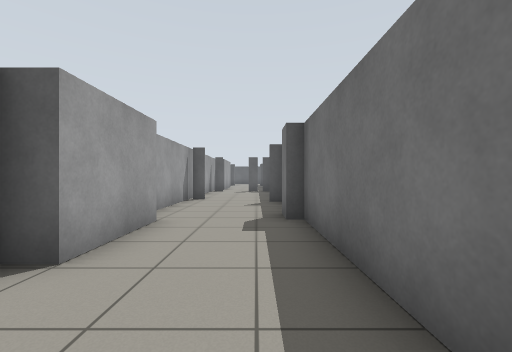
View 1 (above)

24 first-person views from a walk through a robot-simulator world made for Gazebo. The camera is 0.9 m above the floor, looks level and sees 90° across. The floor is counted in squares, 1 m on a side. Each view is taken from the middle of a square. On the plan, view 1 faces up. The plan holds only what a view shows up to about 10 squares ahead; the rest is blank. The place goes on beyond the plan.

View 2
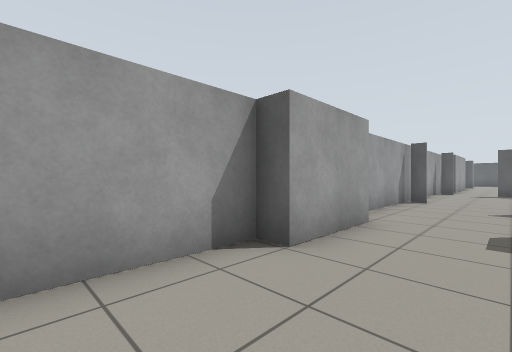

View 3
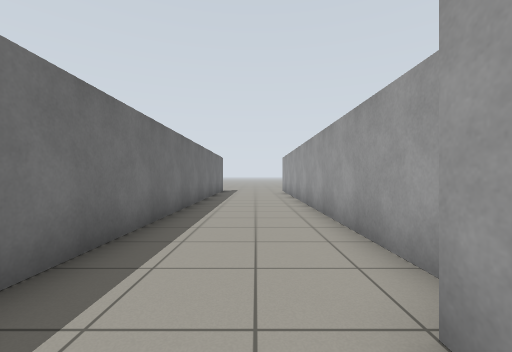

View 4
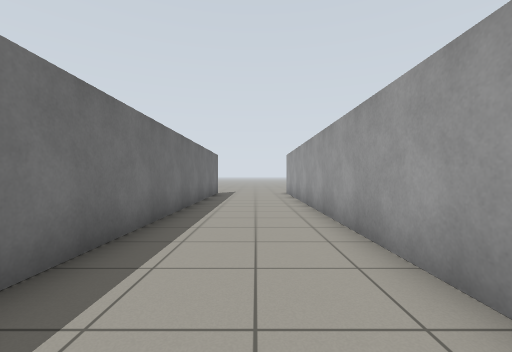

View 5
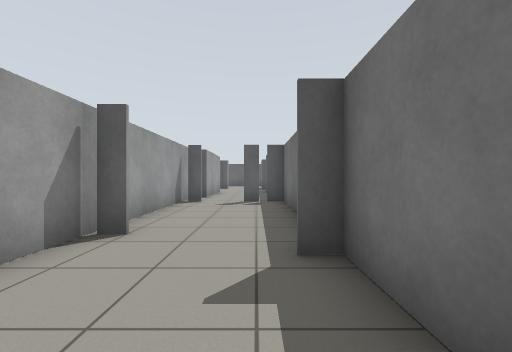

View 6
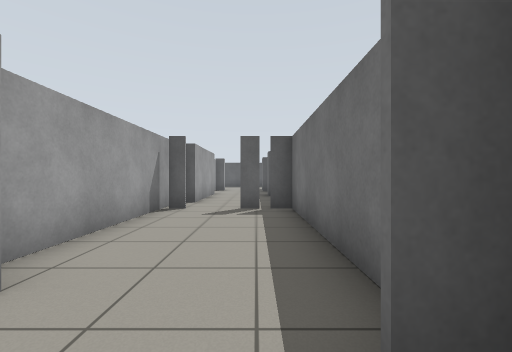

View 7
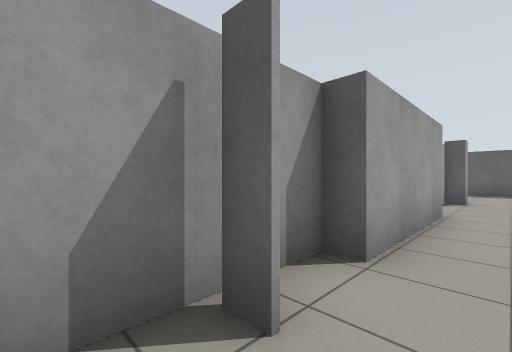

View 8
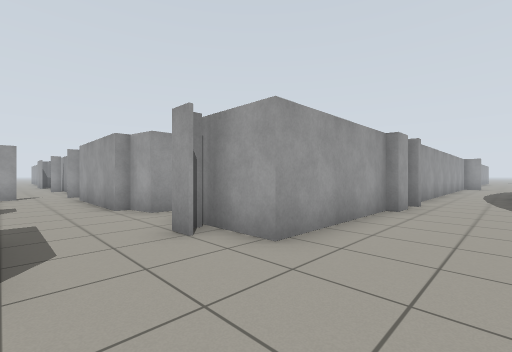

View 9
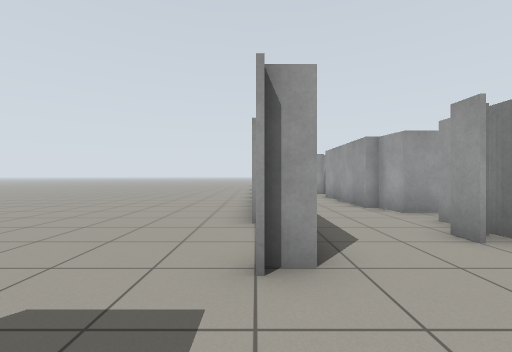

View 10
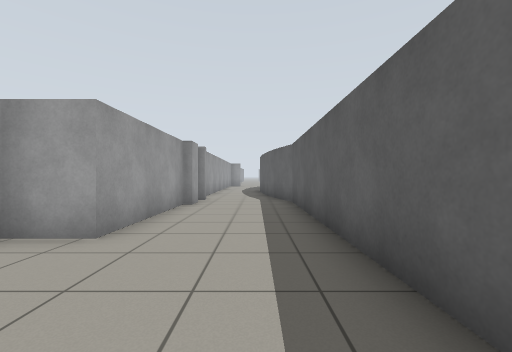

View 11
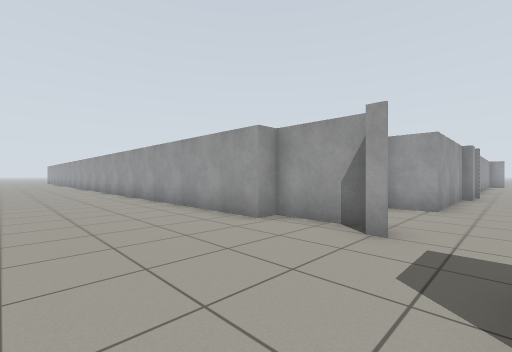

View 12
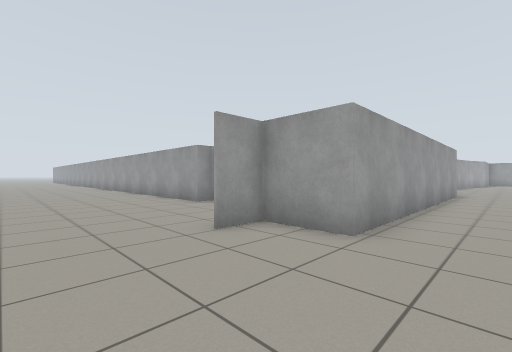

View 13
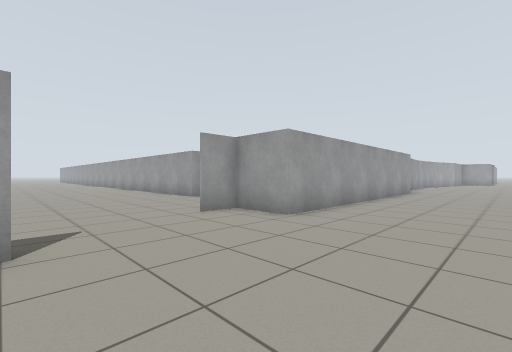

View 14
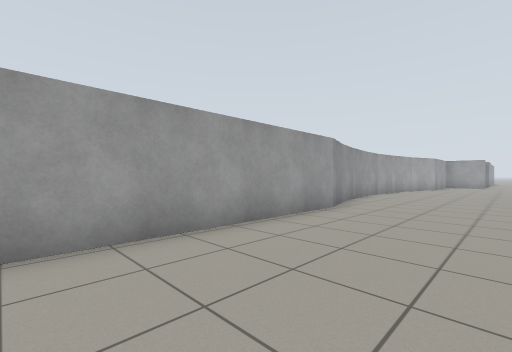

View 15
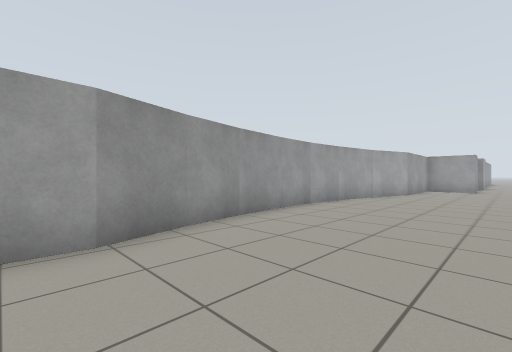

View 16
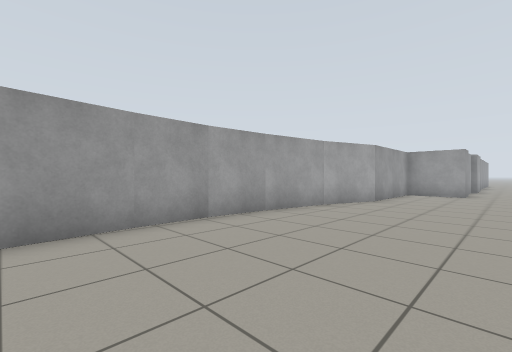

View 17
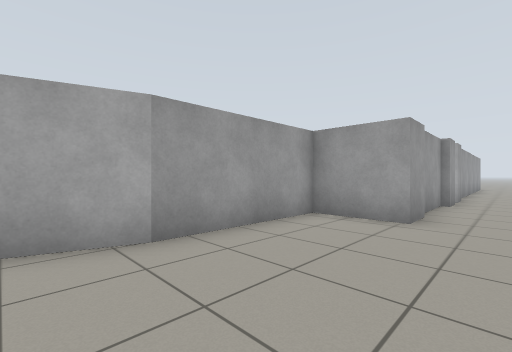

View 18
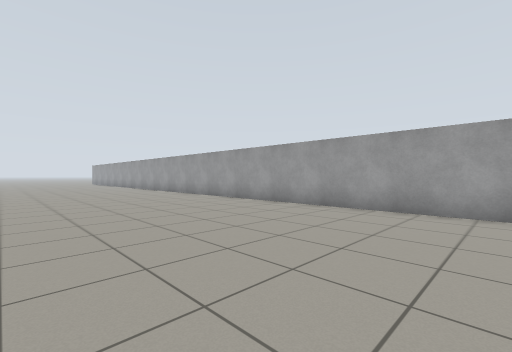

View 19
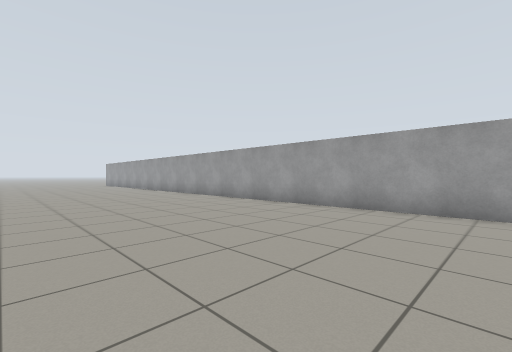

View 20
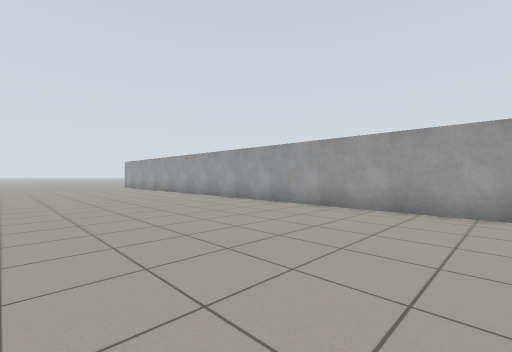

View 21
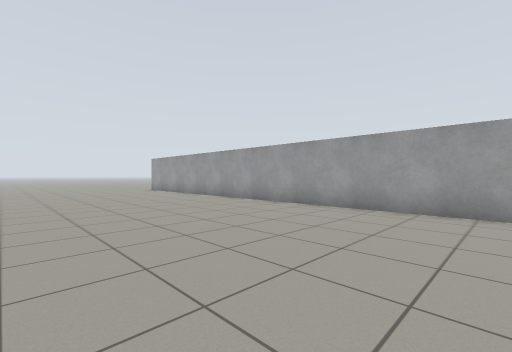

View 22
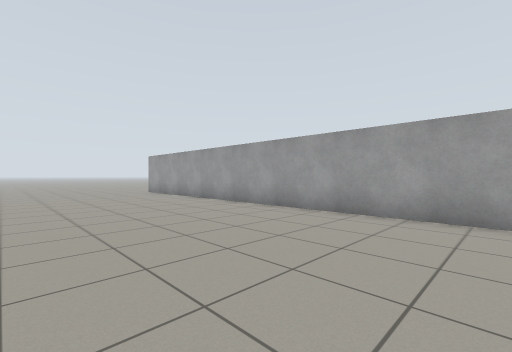

View 23
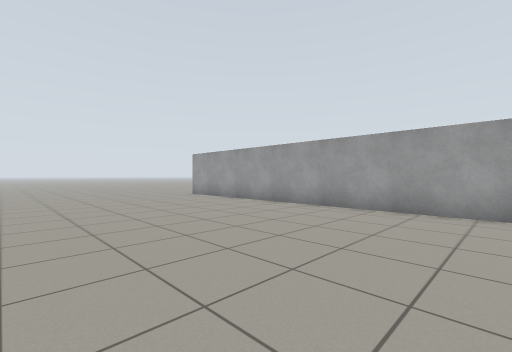

View 24
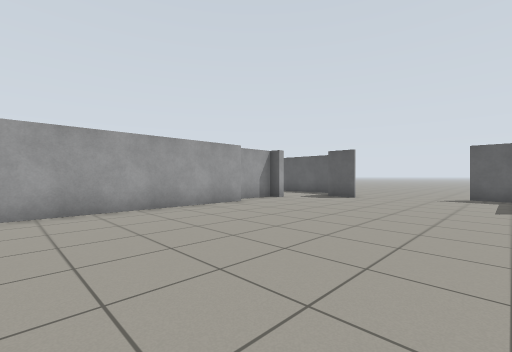

### Floor plan
Points are (right, up) in squares from view 1. A wall is a line through its corners. A room is listed if a view was taken in it or the views show most of it. See-through windows are left out.
Room 1 (views 1, 2, 3, 4, 5, 6, 7)
walls: (-2, 5.2) (-2, 2.6) (-2.6, 2.6) (-2.6, -8); (1, 7) (1, 15.1) (0.4, 15.1); (-1.9, 9.9) (-2.5, 9.9); (1, -8) (1, 5.3); (-1.9, 15.1) (-2.5, 15.1); (0.1, 15.1) (-0.5, 15.1); (-2.6, 15.5) (-2.6, 6.6)
ways out: opening at (-1, 15) to room 2
Room 2 (views 8, 9, 10, 11, 12, 13, 14, 15, 16, 17, 18, 19, 20, 21, 22, 23, 24)
walls: (-0.5, 15.1) (0, 15.1); (-2.6, 21.8) (-2.5, 20.8) (-2, 20.8) (-2, 16.7) (-2.6, 16.7) (-2.6, 15.5); (-2, 24.6) (-2, 24.1) (-2.6, 24.1); (0.5, 25.2) (0.5, 23.2) (1.1, 23.2) (1.1, -7.2); (0.4, 25.5) (1, 25.5); (-7, 25.7) (-2.6, 25.7) (-2.6, 22.8); (-7.9, 26) (-7, 26); (-0.2, 29.3) (-7.9, 29.3) (2.3, 29.3) (2.3, 27.5) (3.5, 27.5); (-7.9, 29.2) (-9, 28.9); (8, 29.3) (6.9, 29.3); (-9.5, 28.8) (-7.8, 29.3); (-14.2, 28.2) (-9.4, 28.8); (-18.3, 28.7) (-14.2, 28.3); (-24.4, 31.8) (-24.4, 29.6) (-20.5, 29.6) (-18.2, 28.8)
ways out: opening at (-1, 15) to room 1; opening at (-11, 27)

Positions as (right, up) in squares from view 1, and headings:
1: (0, 0), facing up
2: (0, 0), facing up-left
3: (-1, 4), facing down
4: (-1, 2), facing down
5: (0, 6), facing up
6: (0, 8), facing up
7: (-1, 14), facing up-left
8: (0, 28), facing down-left
9: (1, 28), facing down
10: (1, 28), facing left
11: (5, 27), facing down-left
12: (6, 31), facing down-left
13: (7, 33), facing down-left
14: (-1, 33), facing down-left
15: (-7, 33), facing down-left
16: (-11, 33), facing down-left
17: (-19, 33), facing down-left
18: (8, 20), facing down-left
19: (8, 15), facing down-left
20: (8, 10), facing down-left
21: (8, 5), facing down-left
22: (7, 3), facing down-left
23: (8, 0), facing down-left
24: (8, 17), facing up-left
